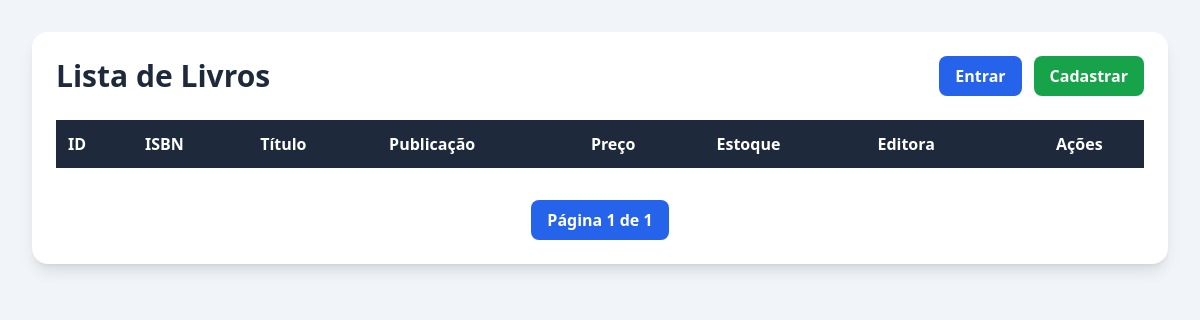
Page /edu/livros/ on the earlier database version.
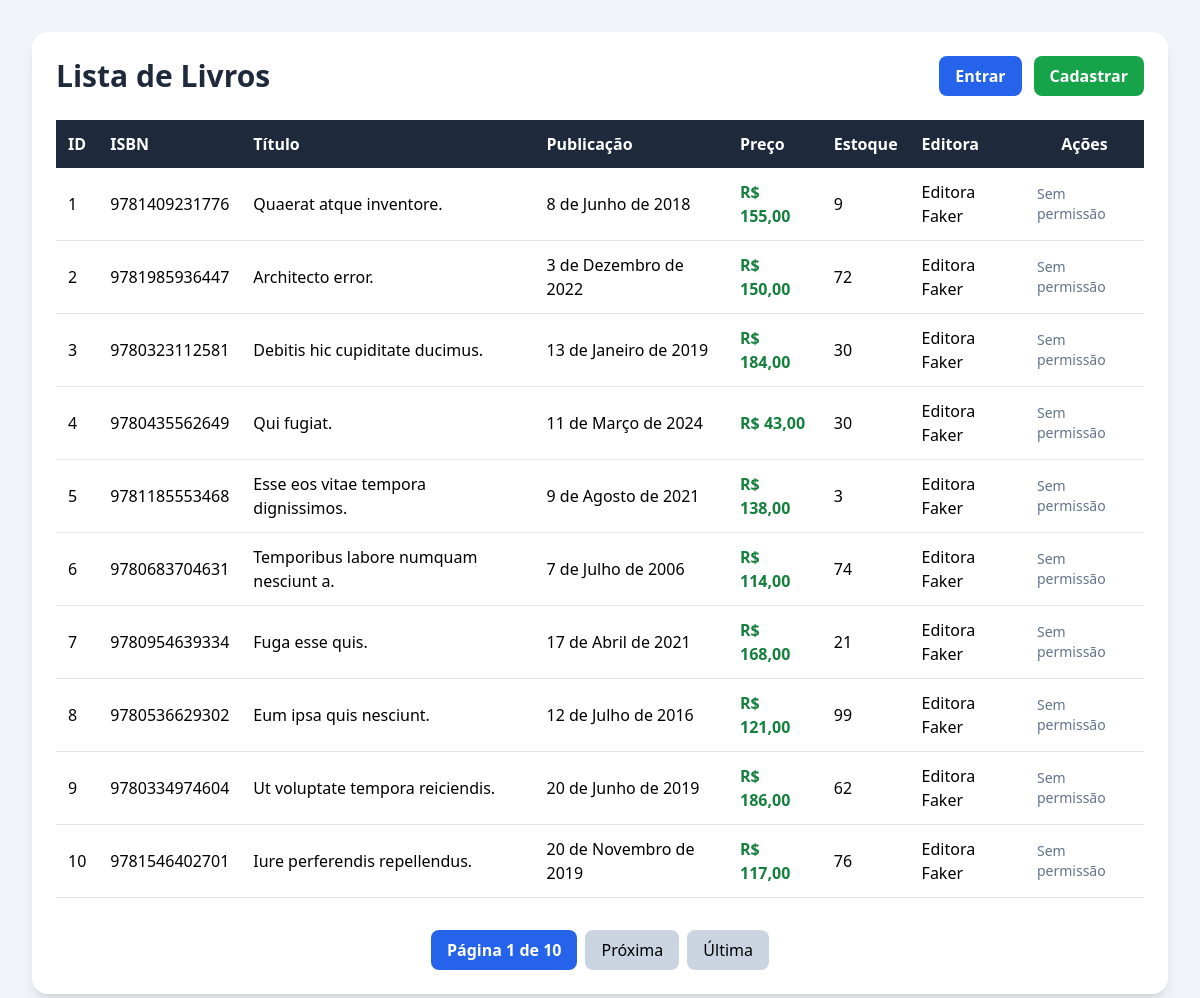
Same page on the later database version.
### edu/models.py (models this page shows, shortened)
class Livro(models.Model):
    isbn = models.CharField(max_length=13, unique=True)
    titulo = models.CharField(max_length=200)
    publicacao = models.DateField()
    preco = models.DecimalField(max_digits=6, decimal_places=2)
    estoque = models.IntegerField()
    editora = models.ForeignKey(Editora, on_delete=models.CASCADE)

class Editora(models.Model):
    nome = models.CharField(max_length=100, unique=True)

### edu/views.py (the view)
# urls.py: path("livros/", views.listar_livros, name="listar_livros"),
def listar_livros(request):
    livros = Livro.objects.all().order_by("id")
    paginator = Paginator(livros, 10)
    page_number = request.GET.get("page")
    page_obj = paginator.get_page(page_number)
    return render(request, "edu/listar_livros.html", {"page_obj": page_obj})

### edu/templates/edu/listar_livros.html (shortened to what this page needs)
<!DOCTYPE html>
<html lang="pt-br">
<head>
    <script src="https://cdn.tailwindcss.com"></script>
</head>
<body class="bg-slate-100 min-h-screen p-8">
    <div class="max-w-7xl mx-auto">
        <div class="bg-white shadow-lg rounded-2xl p-6">
            <div class="flex justify-between items-center mb-6">
                <div>
                    <h1 class="text-3xl font-bold text-slate-800">
                        Lista de Livros
                    </h1>
                </div>
                <div class="flex gap-3">
                    {% if user.is_authenticated %}
                        {% if perms.edu.add_livro %}
                            <a href="{% url 'criar_livro' %}"
                               class="bg-blue-600 hover:bg-blue-700 text-white px-4 py-2 rounded-lg font-semibold transition">
                                Novo Livro
                            </a>
                        {% endif %}
                        <a href="{% url 'logout_usuario' %}"
                           class="bg-red-500 hover:bg-red-600 text-white px-4 py-2 rounded-lg font-semibold transition">
                            Sair
                        </a>
                    {% else %}
                        <a href="{% url 'login_usuario' %}"
                           class="bg-blue-600 hover:bg-blue-700 text-white px-4 py-2 rounded-lg font-semibold transition">
                            Entrar
                        </a>
                        <a href="{% url 'cadastro_usuario' %}"
                           class="bg-green-600 hover:bg-green-700 text-white px-4 py-2 rounded-lg font-semibold transition">
                            Cadastrar
                        </a>
                    {% endif %}
                </div>
            </div>
            <div class="overflow-x-auto">
                <table class="w-full border-collapse">
                    <thead>
                        <tr class="bg-slate-800 text-white">
                            <th class="p-3 text-left">ID</th>
                            <th class="p-3 text-left">ISBN</th>
                            <th class="p-3 text-left">Título</th>
                            <th class="p-3 text-left">Publicação</th>
                            <th class="p-3 text-left">Preço</th>
                            <th class="p-3 text-left">Estoque</th>
                            <th class="p-3 text-left">Editora</th>
                            <th class="p-3 text-center">Ações</th>
                        </tr>
                    </thead>
                    <tbody>
                        {% for livro in page_obj %}
                        <tr class="border-b hover:bg-slate-50">
                            <td class="p-3">{{ livro.id }}</td>
                            <td class="p-3">{{ livro.isbn }}</td>
                            <td class="p-3 font-medium">
                                {{ livro.titulo }}
                            </td>
                            <td class="p-3">
                                {{ livro.publicacao }}
                            </td>
                            <td class="p-3 text-green-700 font-semibold">
                                R$ {{ livro.preco }}
                            </td>
                            <td class="p-3">
                                {{ livro.estoque }}
                            </td>
                            <td class="p-3">
                                {{ livro.editora.nome }}
                            </td>
                            <td class="p-3">
                                <div class="flex justify-center gap-2">
                                    {% if not perms.edu.change_livro and not perms.edu.delete_livro %}
                                        <span class="text-slate-500 text-sm">
                                            Sem permissão
                                        </span>
                                    {% endif %}
                                </div>
                            </td>
                        </tr>
                        {% endfor %}
                    </tbody>
                </table>
            </div>
            <div class="flex justify-center items-center gap-2 mt-8">
                <span class="px-4 py-2 bg-blue-600 text-white rounded-lg font-semibold">
                    Página {{ page_obj.number }} de {{ page_obj.paginator.num_pages }}
                </span>
                {% if page_obj.has_next %}
                    <a href="?page={{ page_obj.next_page_number }}"
                       class="px-4 py-2 bg-slate-300 hover:bg-slate-400 rounded-lg transition">
                        Próxima
                    </a>
                    <a href="?page={{ page_obj.paginator.num_pages }}"
                       class="px-4 py-2 bg-slate-300 hover:bg-slate-400 rounded-lg transition">
                        Última
                    </a>
                {% endif %}
            </div>
        </div>
    </div>
</body>
</html>

Differences in the rows shown:
added Livro: id "1", isbn "9781409231776", titulo "Quaerat atque inventore.", publicacao "8 de Junho de 2018", preco "155,00", estoque "9", editora.nome "Editora Faker"
added Livro: id "2", isbn "9781985936447", titulo "Architecto error.", publicacao "3 de Dezembro de 2022", preco "150,00", estoque "72", editora.nome "Editora Faker"
added Livro: id "3", isbn "9780323112581", titulo "Debitis hic cupiditate ducimus.", publicacao "13 de Janeiro de 2019", preco "184,00", estoque "30", editora.nome "Editora Faker"
added Livro: id "4", isbn "9780435562649", titulo "Qui fugiat.", publicacao "11 de Março de 2024", preco "43,00", estoque "30", editora.nome "Editora Faker"
added Livro: id "5", isbn "9781185553468", titulo "Esse eos vitae tempora dignissimos.", publicacao "9 de Agosto de 2021", preco "138,00", estoque "3", editora.nome "Editora Faker"
added Livro: id "6", isbn "9780683704631", titulo "Temporibus labore numquam nesciunt a.", publicacao "7 de Julho de 2006", preco "114,00", estoque "74", editora.nome "Editora Faker"
added Livro: id "7", isbn "9780954639334", titulo "Fuga esse quis.", publicacao "17 de Abril de 2021", preco "168,00", estoque "21", editora.nome "Editora Faker"
added Livro: id "8", isbn "9780536629302", titulo "Eum ipsa quis nesciunt.", publicacao "12 de Julho de 2016", preco "121,00", estoque "99", editora.nome "Editora Faker"
added Livro: id "9", isbn "9780334974604", titulo "Ut voluptate tempora reiciendis.", publicacao "20 de Junho de 2019", preco "186,00", estoque "62", editora.nome "Editora Faker"
added Livro: id "10", isbn "9781546402701", titulo "Iure perferendis repellendus.", publicacao "20 de Novembro de 2019", preco "117,00", estoque "76", editora.nome "Editora Faker"
Other differences:
{{ page_obj.paginator.num_pages }}: "1" → "10"
text now shown: "Próxima Última"
